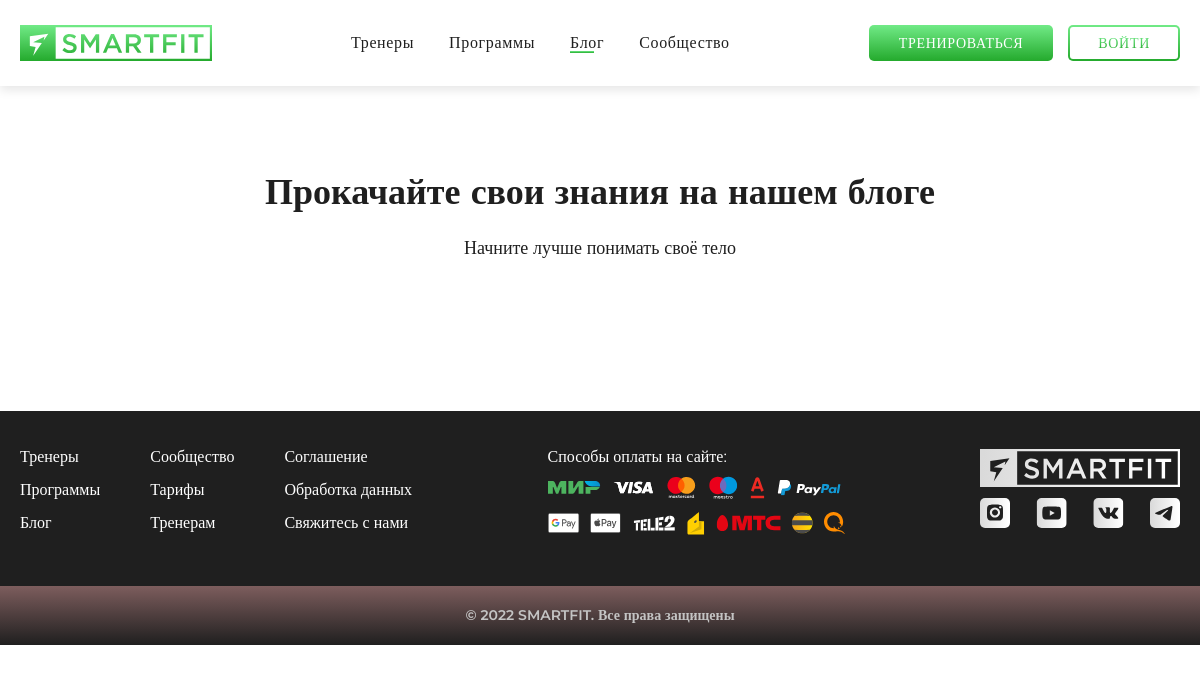
The page /blog/ on the database as committed earlier.
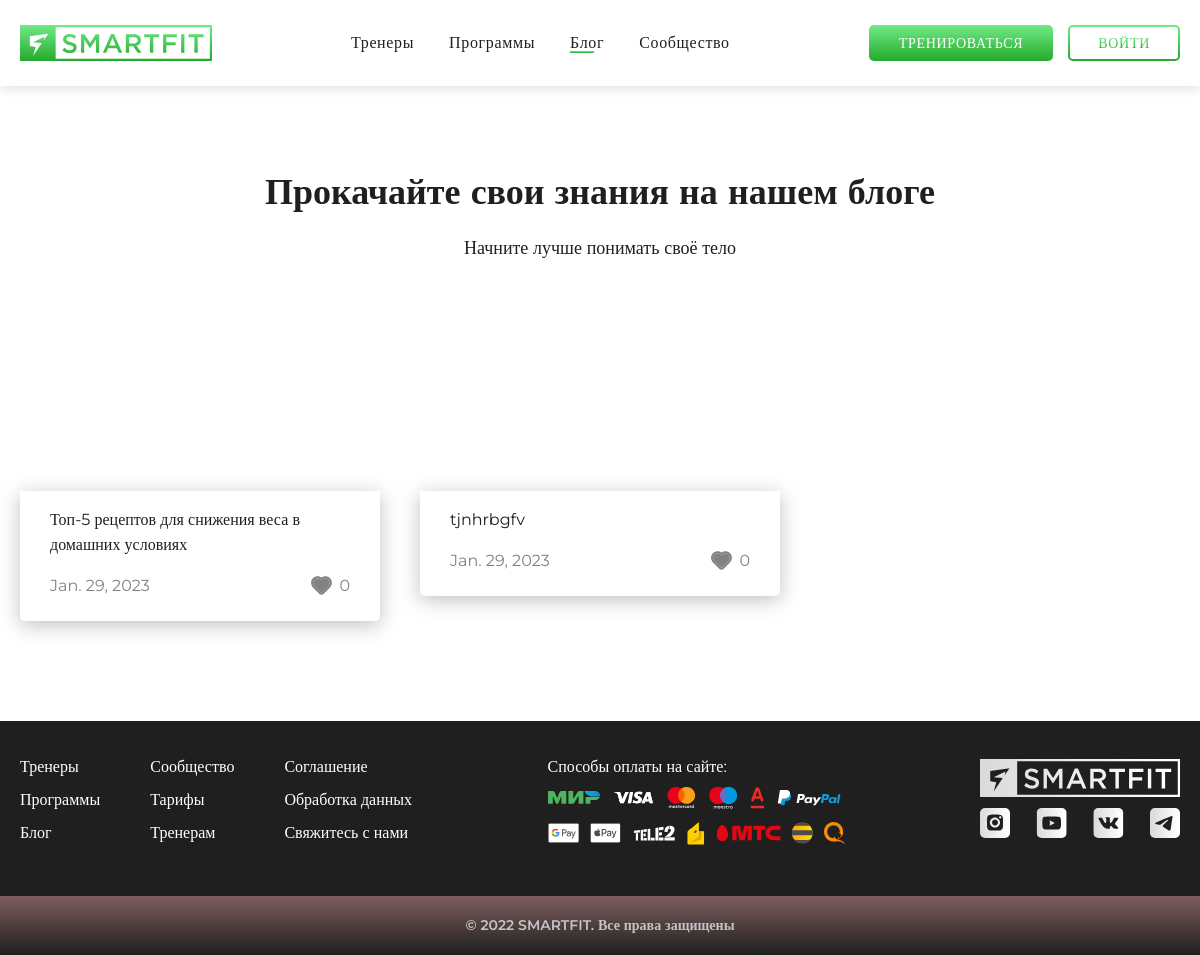
The same page on the database as committed later.
### core/models.py (models this page shows, shortened)
class BlogPost(models.Model):
    name = models.CharField(max_length=100)
    preview_pic = models.ImageField()
    main_pic = models.ImageField()
    text = models.TextField()
    pub_date = models.DateField(auto_now_add=True)
    likes = models.IntegerField(default=0)
    views = models.IntegerField(default=0)
    read_time = models.CharField(max_length=5, default='')
    author = models.TextField()
    direction = models.ForeignKey(Direction, on_delete=models.SET_NULL, default=1, null=True)
    class Meta:
        verbose_name = 'Блог'

### core/views.py (the view)
# urls.py: 2. Add a URL to urlpatterns:  path('blog/', include('blog.urls'))
def blog(request):
    template = 'blog.html'
    context = {
        'posts': BlogPost.objects.order_by('likes')
    }
    return render(request, template, context)

### core/templates/blog.html (shortened to what the changed rows need)
<!DOCTYPE html>
<html lang="en" xmlns="http://www.w3.org/1999/html">
<head>
    <link rel="stylesheet" href="../static/fonts/stylesheet.css">
    <link rel="stylesheet" href="../static/css/SF_main.css">
    <link rel="stylesheet" href="../static/css/SF_components.css">
    <link rel="stylesheet" href="../static/css/SF_lk.css">
    <link rel="stylesheet" href="../static/css/modal.css">
</head>
<body>
<div class="blog page">
    <div class="blog__inner wrapper">
        <h2 class="blog__title center">
            Прокачайте свои знания на нашем блоге
        </h2>
        <div class="blog__box">
            {% for post in posts %}
                <a href="{% url 'post' post.id %}">
                    <div class='blog-slide blog__slide'>
                        <div class="blog-slide__frame"
                             style='background-image: url("/media/{{ post.preview_pic }}")'></div>
                        <div class="blog-slide__info">
                            <p class="blog-slide__title">{{ post.name }}</p>
                            <div class="blog-slide__misc">
                                <p class="blog-slide__date">{{ post.pub_date }}</p>
                                <p class="blog-slide__likes">
                                    <img src='../static/images/like.svg' alt="" class="blog-slide__heart">
                                    {{ post.likes }}
                                </p>
                            </div>
                        </div>
                    </div>
                </a>
            {% endfor %}
        </div>
    </div>
</div>
</body>
</html>

Rows that differ between the two databases and show on the page:
added BlogPost: name "Топ-5 рецептов для снижения веса в домашних условиях", pub_date "Jan. 29, 2023", likes "0"
added BlogPost: name "tjnhrbgfv", pub_date "Jan. 29, 2023", likes "0"
